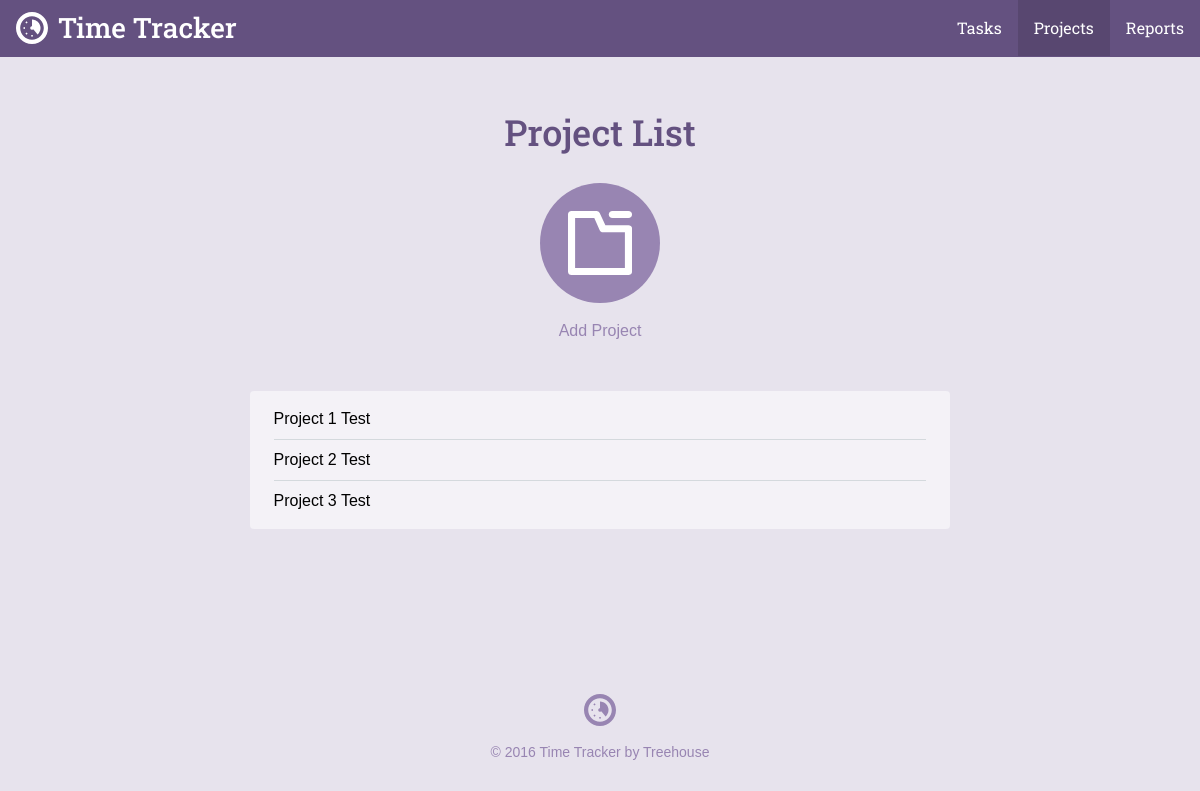
Page /project_list.php on the earlier database version.
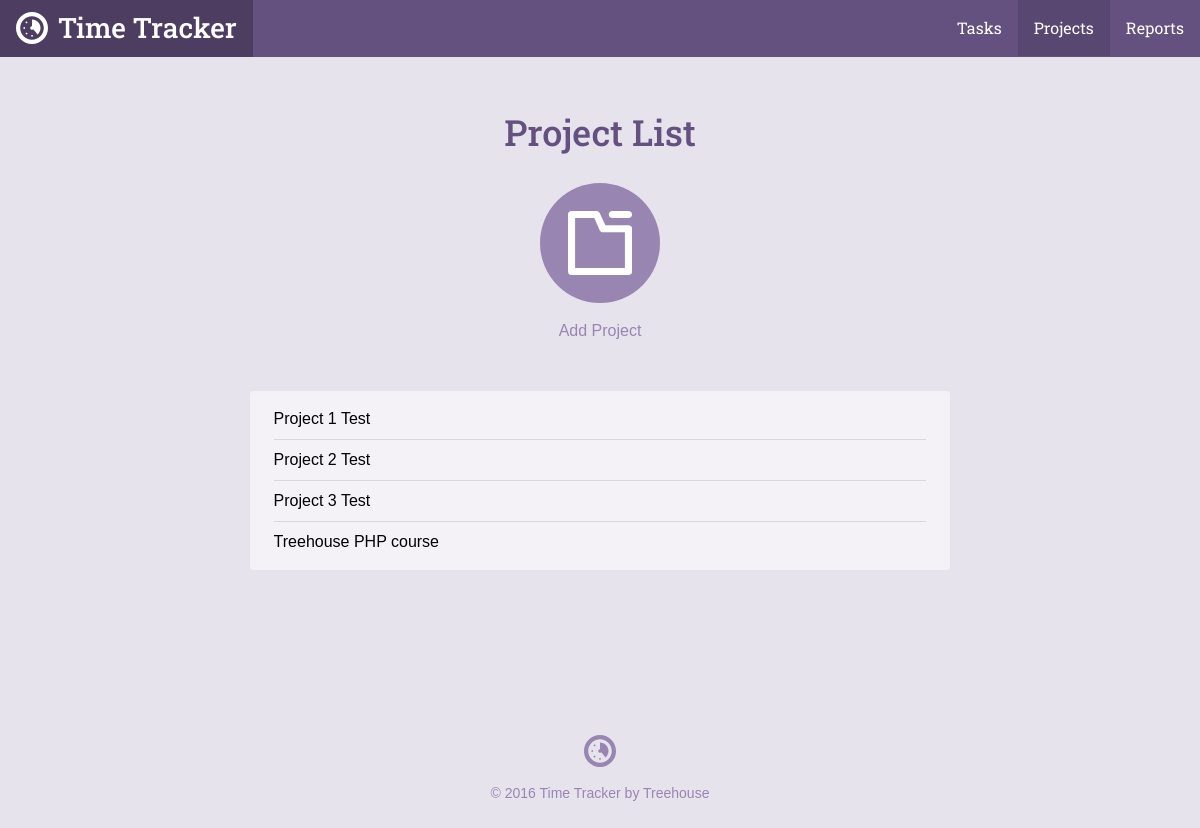
Same page on the later database version.
### tables this page shows
CREATE TABLE `projects` (
	`project_id`	INTEGER PRIMARY KEY AUTOINCREMENT,
	`title`	TEXT NOT NULL,
	`category`	TEXT NOT NULL
);

### inc/functions.php (called while the page is built, shortened)
<?php
function get_project_list() {
  include 'connection.php';
  try {
    return $db->query('SELECT project_id, title, category FROM projects');
  } catch (Exception $e) {
    echo "Error!: " . $e->getMessage() . "</br>";
    return array();
  }
}

### project_list.php (the view, shortened to what this page needs)
<?php
require 'inc/functions.php';
$page = "projects";
include 'inc/header.php';
?>
<div class="section catalog random">
  <div class="col-container page-container">
    <div class="col col-70-md col-60-lg col-center">
      <h1 class="actions-header">Project List</h1>
      <div class="actions-item">
        <a class="actions-link" href="project.php">
          <span class="actions-icon">
            <svg viewbox="0 0 64 64"><use xlink:href="#project_icon"></use></svg>
          </span>
          Add Project
        </a>
      </div>
      <div class="form-container">
        <ul class="items">
          <?php
          foreach (get_project_list() as $item) {
            echo "<li>" . $item['title'] . "</li>";
          }
          ?>
        </ul>
      </div>
    </div>
  </div>
</div>
<?php include("inc/footer.php"); ?>

### inc/header.php (shortened to what this page needs)
<html>
<head>
	<link rel="stylesheet" href="css/style.css" type="text/css">
</head>
<body>
	<header class="header">
    <div class="col-container">
  		<h1>
        <a class="logo" href="./">
          <svg viewbox="0 0 64 64" class="logo-icon"><use xlink:href="#logo_icon"></use></svg>
          <span class="logo-name">Time Tracker</span>
        </a>
      </h1>
  		<ul class="nav">
        <li class="nav-item tasks<?php if ($page == "tasks") { echo " on"; } ?>"><a class="nav-link" href="task_list.php">Tasks</a></li>
        <li class="nav-item projects<?php if ($page == "projects") { echo " on"; } ?>"><a class="nav-link" href="project_list.php">Projects</a></li>
        <li class="nav-item reports<?php if ($page == "reports") { echo " on"; } ?>"><a class="nav-link" href="reports.php">Reports</a></li>
      </ul>
    </div>
  </header>
	<div id="content">

### inc/footer.php
</div>
	<footer class="footer">
    <div class="col-container">
      <svg viewbox="0 0 64 64" class="logo-icon"><use xlink:href="#logo_icon"></use></svg>
  		<p class="footer-copy">&copy; <?php echo date("Y"); ?> Time Tracker by Treehouse</p>
    </div>
	</footer>
</body>
</html>

### css/style.css (style rules this page uses)
*,:after,:before { box-sizing:border-box }
html { font-family:sans-serif;-ms-text-size-adjust:100%;-webkit-text-size-adjust:100% }
body { margin:0 }
article,aside,details,figcaption,figure,footer,header,hgroup,main,menu,nav,section,summary { display:block }
a { background-color:transparent }
h1 { font-size:2em;margin:.67em 0 }
svg:not(:root) { overflow:hidden }
html { font-size:100%;line-height:1.5;-webkit-tap-highlight-color:transparent }
body { font-size:1rem;font-family:"Gotham Rounded A","Gotham Rounded B","Helvetica",Helvetica,Arial,sans-serif;font-style:normal;font-weight:400 }
.col { float:left;width:100% }
.col-container:before,.col-container:after { content:" ";display:table }
.col-container:after { clear:both }
.col-center { float:none;margin:0 auto }
@media screen and (min-width: 680px) { .col-70-md { width:70% !important } }
@media screen and (min-width: 960px) { .col-60-lg { width:60% !important } }
h1,h2,h3,h4,h5,h6 { color:#40484a;display:block;font-weight:500;margin:0;text-rendering:optimizeLegibility }
h1 { font-size:2.25rem }
p { color:#576366;font-size:1rem;line-height:1.5;margin:0 }
a { color:#3f8abf;cursor:pointer;transition:color 300ms 0s ease;text-decoration:none }
ul,ol { margin:0;padding:0 0 0 2rem }
body { background-color:#e7e3ed }
h1,h2,h3,h4,h5,h6 { color:#645180;font-family:"Roboto Slab", Helvetica, Arial, sans-serif }
p { color:#7D669E }
.header { background-color:#645180;overflow:hidden }
.header h1 { float:left }
.col-container { margin:0 auto;max-width:1200px }
.logo { display:inline-block;transition:background 200ms ease-in-out }
@media screen { .logo { padding:.4rem 1rem .7rem } }
@media screen and (min-width: 680px) { .logo { padding:.45rem 1rem .5rem } }
.logo-icon { width:32px;fill:#fff;margin-top:5px;float:left }
.footer .logo-icon { float:none;margin-bottom:1rem;fill:#9885b2 }
.logo-name { color:#fff;font-family:"Roboto Slab", Helvetica, Arial, sans-serif;margin-left:10px;font-size:1.75rem }
@media screen { .logo-name { display:none } }
@media screen and (min-width: 680px) { .logo-name { display:inline } }
.nav { float:right;list-style:none }
.nav-item { float:left }
.nav-item.on .nav-link { background-color:#584770;cursor:default }
.nav-link { color:#fff;font-family:"Roboto Slab", Helvetica, Arial, sans-serif;transition:background 200ms ease-in-out;padding:1rem;display:inline-block }
@media screen { .nav-link { font-size:15px } }
@media screen and (min-width: 680px) { .nav-link { font-size:16px } }
.actions-header { margin-bottom:1.5rem }
.actions-item { margin:0 1.5rem }
@media screen and (min-width: 680px) { .actions-item { display:inline-block;float:left } }
.page-container .actions-item { float:none }
.actions-link { transition:color 200ms ease-in-out;color:#9885b2;display:block }
@media screen { .actions-link { margin-bottom:2rem } }
@media screen and (min-width: 680px) { .actions-link { margin-bottom:0 } }
.actions-icon { width:120px;height:120px;transition:background 200ms ease-in-out;display:block;background-color:#9885b2;border-radius:9999px }
@media screen { .actions-icon { margin-bottom:.5rem } }
@media screen and (min-width: 680px) { .actions-icon { margin-bottom:1rem } }
.actions-icon svg { width:64px;height:64px;margin-top:28px;fill:#fff;display:inline-block }
.page-container .actions-icon { margin-left:auto;margin-right:auto }
.page-container { text-align:center }
@media screen { .page-container { padding:1.5rem 1rem 0 1rem } }
@media screen and (min-width: 680px) { .page-container { padding-top:3rem } }
.form-container { background-color:#f4f2f7;border-radius:4px }
@media screen { .form-container { padding:.5rem 1.5rem;margin-top:.5rem;margin-bottom:1.5rem } }
@media screen and (min-width: 680px) { .form-container { padding:.5rem 1.5rem;margin-top:3rem;margin-bottom:0 } }
.items { list-style:none;overflow:hidden;padding:0;margin:0 }
.items li { position:relative;text-align:left;border-bottom:solid 1px #d4d9dd;padding-top:.5rem;padding-bottom:.5rem }
.items li:last-child { border-bottom:none !important }
.footer { padding:5rem 0 0 0;text-align:center }
@media screen { .footer { margin-top:1.5rem;margin-bottom:1.5rem } }
@media screen and (min-width: 680px) { .footer { margin-top:5rem } }
.footer-copy { font-size:.875rem;color:#9885b2 }

Differences in the rows shown:
added projects: title "Treehouse PHP course"
